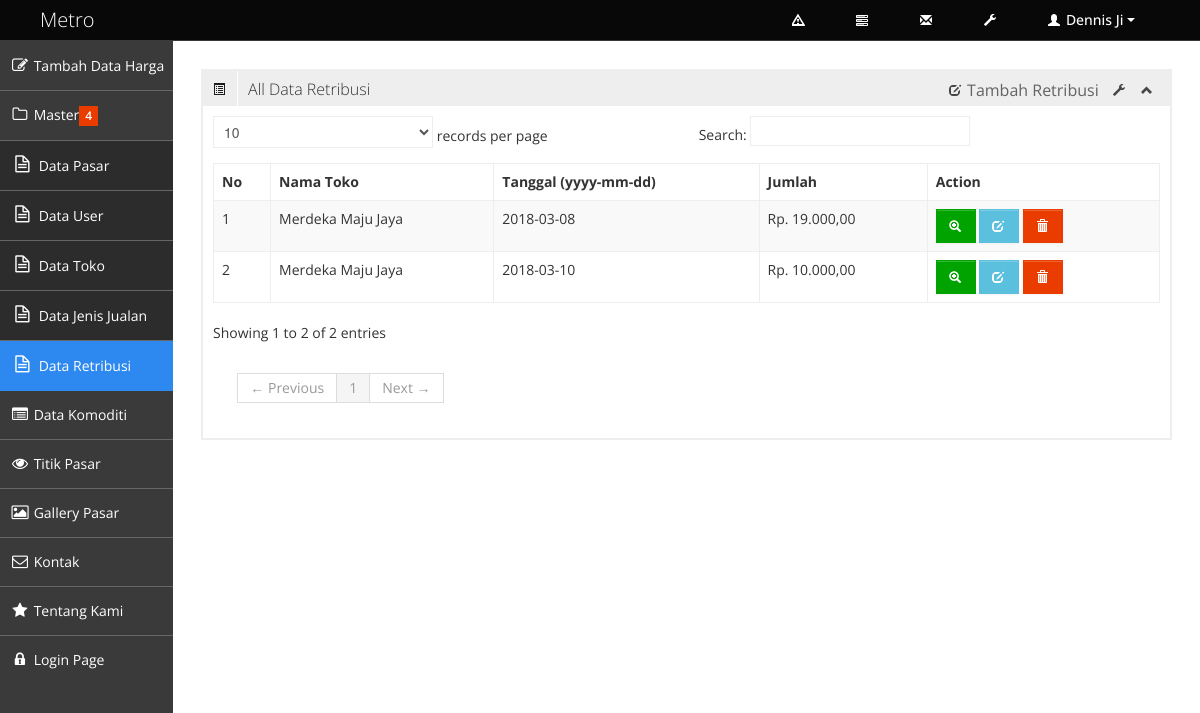
Screenshot of /index.php?page=tampilR with the database file from the repository.
### tables this page shows
CREATE TABLE IF NOT EXISTS `retribusi` (
  `id_retribusi` int(11) NOT NULL,
  `id_toko` int(11) NOT NULL,
  `tanggal` date NOT NULL,
  `jumlah` varchar(50) NOT NULL
);

CREATE TABLE IF NOT EXISTS `toko` (
  `id_toko` int(11) NOT NULL,
  `id_pasar` int(11) NOT NULL,
  `id_usaha` int(11) NOT NULL,
  `nama_toko` varchar(50) NOT NULL,
  `nama_p` varchar(50) NOT NULL,
  `gambar` varchar(60) DEFAULT NULL
);

### tampil_retribusi.php (the view)
<div class="row-fluid sortable">
			<div class="box span12">
				<div class="box-header" data-original-title>
					<h2><a href="#" class="halflings-icon list-alt"></a><span class="break"></span>All Data Retribusi</h2>
					<div class="box-icon">
						<a href="?page=tambahR"><i class="halflings-icon edit"></i> Tambah Retribusi</a>
						<a href="#" class="btn-setting"><i class="halflings-icon wrench"></i></a>
						<a href="#" class="btn-minimize"><i class="halflings-icon chevron-up"></i></a>
					</div>
				</div>
				<div class="box-content">
					<table class="table table-striped table-bordered bootstrap-datatable datatable">
					  <thead>
						  <tr>
							  <th>No</th>
							  <th>Nama Toko</th>
							  <th>Tanggal (yyyy-mm-dd)</th>
							  <th>Jumlah</th>
							  <th>Action</th>
						  </tr>
					  </thead>
					  <tbody>
						<?php
						$sql=mysql_query("SELECT retribusi.id_retribusi, toko.nama_toko, retribusi.tanggal, retribusi.jumlah FROM retribusi, toko where retribusi.id_toko=toko.id_toko order by id_retribusi asc") or die (mysql_error());
						$no = 1;
				        while($r = mysql_fetch_array($sql)){
				            ?>
						<tr>
							<td><?php echo $no++; ?></td>
							<td><?php echo $r['nama_toko']; ?></td>
							<td><?php echo $r['tanggal']; ?></td>
							<td>Rp.  <?php echo number_format ($r['jumlah'], 2, ',', '.');?></td>
							<td class="center">
								<a href="?page=detilR&id_retribusi=<?php echo $r['id_retribusi']; ?>" class="btn btn-success" title="Detail" >
									<i class="halflings-icon white zoom-in"></i>
								</a>
								<a class="btn btn-info" title="Edit" href="?page=editR&id_retribusi=<?php echo $r['id_retribusi']; ?>">
									<i class="halflings-icon white edit"></i>
								</a>
								<a class="btn btn-danger" title="Hapus" href="?page=hapusR&id_retribusi=<?php echo $r['id_retribusi'];?>" onClick="return confirm('Yakin menghapus data ?');">
									<i class="halflings-icon white trash"></i>
								</a>
							</td>
						</tr>
		<?php
		}
		?>
					  </tbody>
					</table>
				</div>
			</div>
</div>

### css/style.css (style rules this page uses)
body { background: #F5F5F5; color: #333; border: none; font-family: 'Open Sans', sans-serif; font-weight: 400; }
h2 { font-size: 16px; line-height: 16px; }
.box { border: 2px solid #eee; background: #fff !important; margin-bottom: 28px; }
.box-header { height: 16px; font-size: 16px; line-height: 16px; padding: 10px; background: #eee; -webkit-box-shadow: none; -moz-box-shadow: none; box-shadow: none; overflow: hidden; }
.box-header h2 { float:left; margin-top: 0px; font-weight: 300; }
.box-header .box-icon { float:right; margin-top: 1px; }
.box-header .box-icon i { -webkit-transition: all 0.1s ease-in-out; -moz-transition: all 0.1s ease-in-out; -o-transition: all 0.1s ease-in-out; -ms-transition: all 0.1s ease-in-out; transition: all 0.1s ease-in-out; opacity: .8; filter: alpha(opacity=80); -ms-filter:"progid:DXImageTransform.Microsoft.Alpha(Opacity=80)"; }
.box-header .box-icon a { margin: 0px 5px; }
.box-content { position: relative; z-index: 50; margin-top: -1px; padding: 10px; background: #fff !important; }
.btn { display: inline-block; padding: 6px 12px; margin-bottom: 0; font-size: 14px; font-weight: 500; line-height: 20px; text-align: center; white-space: nowrap; vertical-align: middle; cursor: pointer; border: 1px solid #a7a9aa; -webkit-border-radius: 0px !important; border-radius: 0px !important; }
.btn i { margin-top: 2px; }
.btn { color: #ffffff; background-color: #a7a9aa; border-color: #a7a9aa; background-image: none; filter: none; text-shadow: none; }
.btn-danger { background-color: #EB3C00; border-color: #EB3C00; }
.btn-success { background-color: #00A300; border-color: #00A300; }
.btn-info { background-color: #5bc0de; border-color: #5bc0de; }
.table th, .table td { border-top: 1px solid #eee; }
.table-bordered { border-color: #eee; -webkit-border-radius: 0px !important; -moz-border-radius: 0px !important; border-radius: 0px !important; }
.table-bordered th, .table-bordered td { border-left: 1px solid #eee; }
.table-bordered thead:first-child tr:first-child > th:first-child, .table-bordered tbody:first-child tr:first-child > td:first-child, .table-bordered tbody:first-child tr:first-child > th:first-child { -webkit-border-radius: 0px !important; -moz-border-radius: 0px !important; border-radius: 0px !important; }
.table-bordered thead:first-child tr:first-child > th:last-child, .table-bordered tbody:first-child tr:first-child > td:last-child, .table-bordered tbody:first-child tr:first-child > th:last-child { -webkit-border-radius: 0px !important; -moz-border-radius: 0px !important; border-radius: 0px !important; }
.table-bordered thead:last-child tr:last-child > th:first-child, .table-bordered tbody:last-child tr:last-child > td:first-child, .table-bordered tbody:last-child tr:last-child > th:first-child, .table-bordered tfoot:last-child tr:last-child > td:first-child, .table-bordered tfoot:last-child tr:last-child > th:first-child { -webkit-border-radius: 0px !important; -moz-border-radius: 0px !important; border-radius: 0px !important; }
.table-bordered thead:last-child tr:last-child > th:last-child, .table-bordered tbody:last-child tr:last-child > td:last-child, .table-bordered tbody:last-child tr:last-child > th:last-child, .table-bordered tfoot:last-child tr:last-child > td:last-child, .table-bordered tfoot:last-child tr:last-child > th:last-child { -webkit-border-radius: 0px !important; -moz-border-radius: 0px !important; border-radius: 0px !important; }

### css/halflings.css (style rules this page uses)
html, html .halflings { -webkit-font-smoothing: antialiased !important; }
.halflings-icon { display: inline-block; width: 14px; height: 14px; line-height: 14px; vertical-align: text-top; background-image: url(../img/glyphicons_halflings.svg); background-position: 0 0; background-repeat: no-repeat; vertical-align: top; *display: inline; *zoom: 1; *margin-right: .3em; }
.halflings-icon.white { background-image: url(../img/glyphicons_halflings-white.svg); }
.halflings-icon.zoom-in { background-position: -336px 0; }
.halflings-icon.trash { background-position: -456px 0; }
.halflings-icon.list-alt { background-position: -264px -24px; }
.halflings-icon.edit { background-position: -96px -72px; }
.halflings-icon.chevron-up { background-position: -288px -120px; }
.halflings-icon.wrench { background-position: -360px -144px; }

### rows the page displays
retribusi: id_toko.nama_toko "Merdeka Maju Jaya", tanggal "2018-03-08", jumlah "19.000,00"
retribusi: id_toko.nama_toko "Merdeka Maju Jaya", tanggal "2018-03-10", jumlah "10.000,00"
